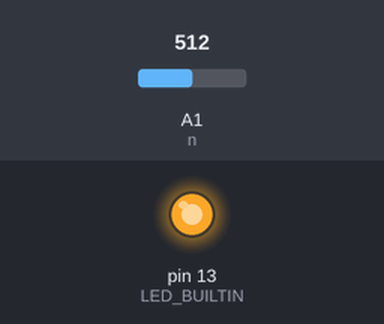
Bench run of a sketch on a simulated Arduino Uno, built with avr-gcc and run on an emulated ATmega328P. Shown: output pins drawn as LEDs (lit = HIGH). The inputs (shaded band) are chosen by the test bench; at power-on: A1 (n) = 512.

Above: at 1.2 s.
1.3 s: A1 (n) set to 0
At 2.2 s:
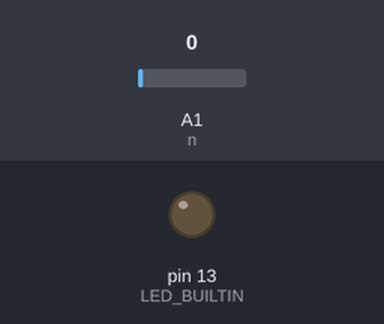
2.8 s: A1 (n) set to 122
At 3.8 s:
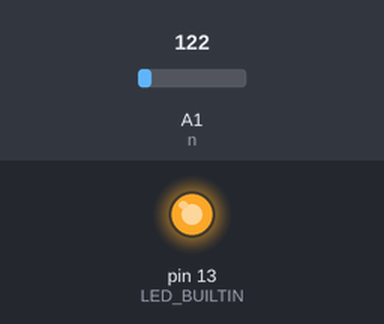
Timing chart, 0 to 5.8 s (numbered marks = the images above; inputs shaded):
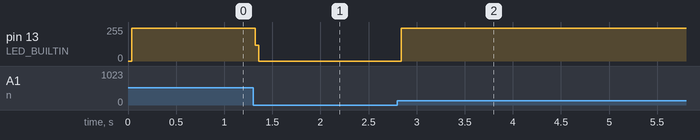

The sketch:

sound_sensor.ino
```cpp
/*
 * This is a simple script to check your sound sensor by blinking the buit-in LED.
 * LED glows when the sensor senses sound(variation in air pressure) !!!
 *
 *
 * Author: KalariMonk
*/

//The out of the sound sensor is connected to the A1 analog pin of Arduino
const int n = A1;

void setup() {
  // put your setup code here, to run once:
  Serial.begin(9600);
  pinMode(LED_BUILTIN, OUTPUT);
}

void loop() {
  // put your main code here, to run repeatedly:
  int s;
  s = analogRead(n);
  digitalWrite(LED_BUILTIN, LOW);
  if(s){
      digitalWrite(LED_BUILTIN, HIGH);
  }
}
```

Measured:
- after the input at 1.3 s, pin 13 (LED_BUILTIN): 246/255 → 0/255 at once
- after the input at 2.8 s, pin 13 (LED_BUILTIN): 0/255 → 246/255 at once
